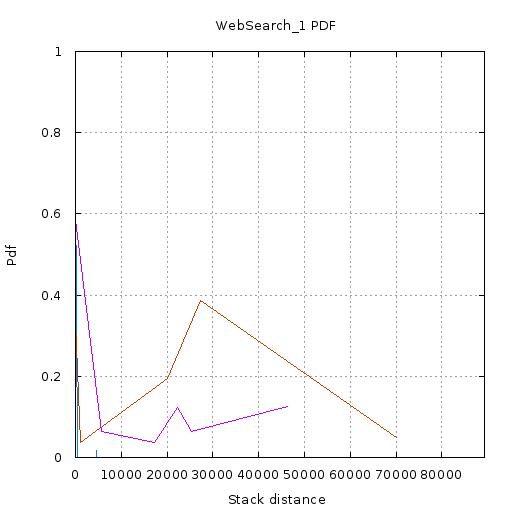

The script that saved this image:
set terminal  png size 512,512 font 'Verdana, 10'
set nokey
set title "WebSearch_1 PDF"
set output '//home//cat//Documents//CACHE//Tests//Gists//WebSearch1//PDF//3//pdf.png'
set ylabel "Pdf"
set yrange [0:1]
set xlabel "Stack distance"
set xrange [2.000000:89278.333333]
set grid xtics ytics
plot '//home//cat//Documents//CACHE//Tests//Gists//WebSearch1//PDF//3//0.txt' using 1:2 with lines,\
'//home//cat//Documents//CACHE//Tests//Gists//WebSearch1//PDF//3//1.txt' using 1:2 with lines,\
'//home//cat//Documents//CACHE//Tests//Gists//WebSearch1//PDF//3//2.txt' using 1:2 with lines,\
'//home//cat//Documents//CACHE//Tests//Gists//WebSearch1//PDF//3//3.txt' using 1:2 with lines,\
'//home//cat//Documents//CACHE//Tests//Gists//WebSearch1//PDF//3//4.txt' using 1:2 with lines,\
'//home//cat//Documents//CACHE//Tests//Gists//WebSearch1//PDF//3//5.txt' using 1:2 with lines
